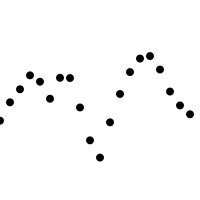
Frame 1 (no input)
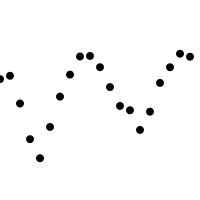
Frame 60 (the mouse pressed at the canvas centre just before this capture)
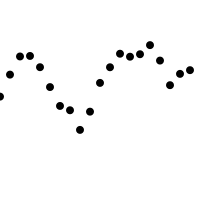
Frame 120 (the mouse held since frame 60 and released just before this capture)

The Processing sketch that drew these frames (run headless with seeded random() and noise(); from frame 60 on, the mouse is pressed at the canvas centre):

// Processing sketch: exercise_13_9
// ── exercise_13_9.pde
float time = 0.0;

void setup(){
  size(200, 200);
}

void draw(){
  background(255);
  time += 0.02;
  
  noStroke();
  fill(0);
  
  float sec = time;
  
  for(int i=0; i<20; i++){
    float y = map(noise(sec), 0, 1, 0 ,height);
    ellipse(i*10, y, 8, 8);
    sec += 0.2;
  }
}
